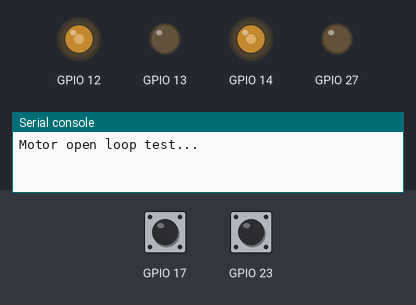
The program below on a simulated ESP32 board running MicroPython. Shown: output pins drawn as LEDs (lit = HIGH), the last lines printed to the serial console. The test bench sets the inputs (shaded band); at power-on: GPIO 17 HIGH, GPIO 23 HIGH.

Above: at 0.2 s.
At 5.5 s:
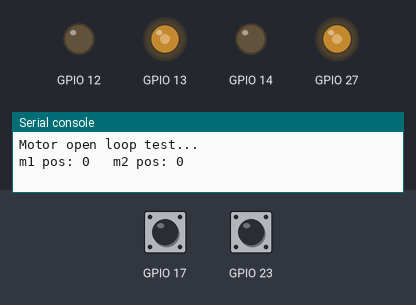
At 10.8 s:
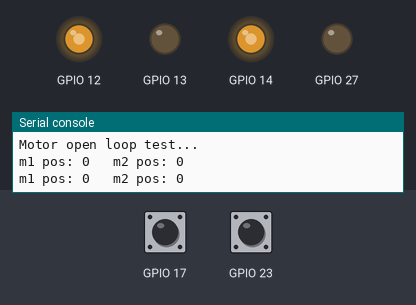
At 16.1 s:
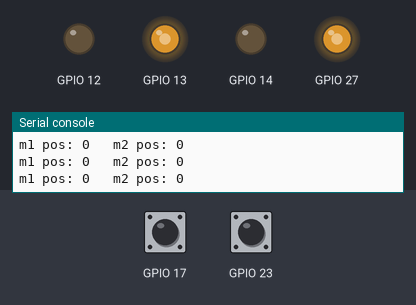
At 21.1 s:
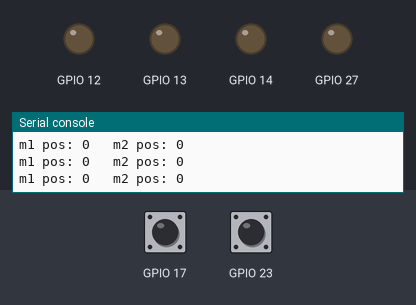
Timing chart, 0 to 22.6 s (numbered marks = the images above):
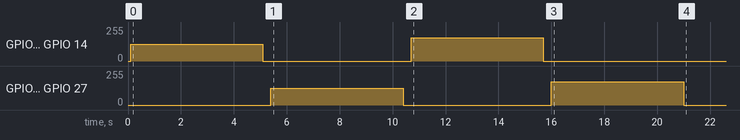

Measured:
- by itself, GPIO 12, GPIO 14: 0/255 → 125/255 at 0.10 s, → 0/255 5.0 s later, → 174/255 5.6 s later, → 0/255 5.0 s later
- by itself, GPIO 13, GPIO 27: 0/255 → 125/255 at 5.4 s, → 0/255 5.0 s later, → 174/255 5.6 s later, → 0/255 5.0 s later

The program:

dcmot_openloop.py
```python
from time import sleep_ms, ticks_us, ticks_ms
from machine import Pin, PWM, disable_irq, enable_irq

# A class for functions related to motors
class Motor_OpenLoop:

    pos = 0
    enc_period_us = 0
    encoder_circle_pulse = 48   # 输出轴转动一圈对应的编码器脉冲数

    # Interrupt handler
    def handle_interrupt(self,pin):
        tick_us = ticks_us()
        self.enc_period_us = tick_us - self.stamp_us
        self.stamp_us = tick_us
        self.interrupt_stamp_ms = ticks_ms()
        a = self.px.value()
        if a > 0:
            self.pos = self.pos+1
        else:
            self.pos = self.pos-1

    # Constroctor for initializing the motor pins
    def __init__(self, m1, m2, c1, c2, freq = 500, minPWM=200, maxPWM=1000):
        self.stamp_us = ticks_us()
        self.interrupt_stamp_ms = 0
        self.enc_period_us = 0
        self.minpwm = minPWM
        self.maxpwm = maxPWM
        self.px = Pin(c1, Pin.IN)
        self.py = Pin(c2, Pin.IN, Pin.PULL_UP)
        self.freq = freq
        self.p_in1 = PWM(Pin(m1,Pin.OUT), freq=freq, duty=0)
        self.p_in2 = PWM(Pin(m2,Pin.OUT), freq=freq, duty=0)
        # Interrupt initialization
        self.py.irq(trigger=Pin.IRQ_RISING, handler=self.handle_interrupt)

    # Arduino's map() function implementation in python
    def convert(self, x, i_m, i_M, o_m, o_M):
        return max(min(o_M, (x - i_m) * (o_M - o_m) // (i_M - i_m) + o_m), o_m)

    # A function for speed control without feedback(Open loop speed control)
    def speed(self,M):
        pwm = self.convert(abs(M),0, 1000, 0, 1000)
        #print('pwm:', pwm)
        if pwm < self.minpwm:
            self.p_in2.duty(0)
            self.p_in1.duty(0)
        elif M>0:
            self.p_in2.duty(0)
            self.p_in1.duty(pwm)
        else:
            self.p_in1.duty(0)
            self.p_in2.duty(pwm)


if __name__ == '__main__':
    print('Motor open loop test...')
    mot1 = Motor_OpenLoop(m1=12, m2=13, c1=22, c2=23)
    mot2 = Motor_OpenLoop(m1=14, m2=27, c1=16, c2=17)
    sleep_ms(100)        #初始化后必需加延时才能让电机正常运动！？
    mot1.speed(500)
    mot2.speed(500)
    sleep_ms(5000)
    mot1.speed(0)
    mot2.speed(0)
    sleep_ms(300)
    print('m1 pos:', mot1.pos, '  m2 pos:', mot2.pos)
    mot1.speed(-500)
    mot2.speed(-500)
    sleep_ms(5000)
    mot1.speed(0)
    mot2.speed(0)
    sleep_ms(300)
    print('m1 pos:', mot1.pos, '  m2 pos:', mot2.pos)

    mot1.speed(700)
    mot2.speed(700)
    sleep_ms(5000)
    mot1.speed(0)
    mot2.speed(0)
    sleep_ms(300)
    print('m1 pos:', mot1.pos, '  m2 pos:', mot2.pos)
    mot1.speed(-700)
    mot2.speed(-700)
    sleep_ms(5000)
    mot1.speed(0)
    mot2.speed(0)
    sleep_ms(300)
    print('m1 pos:', mot1.pos, '  m2 pos:', mot2.pos)

    print('End motor open loop test.')
```
